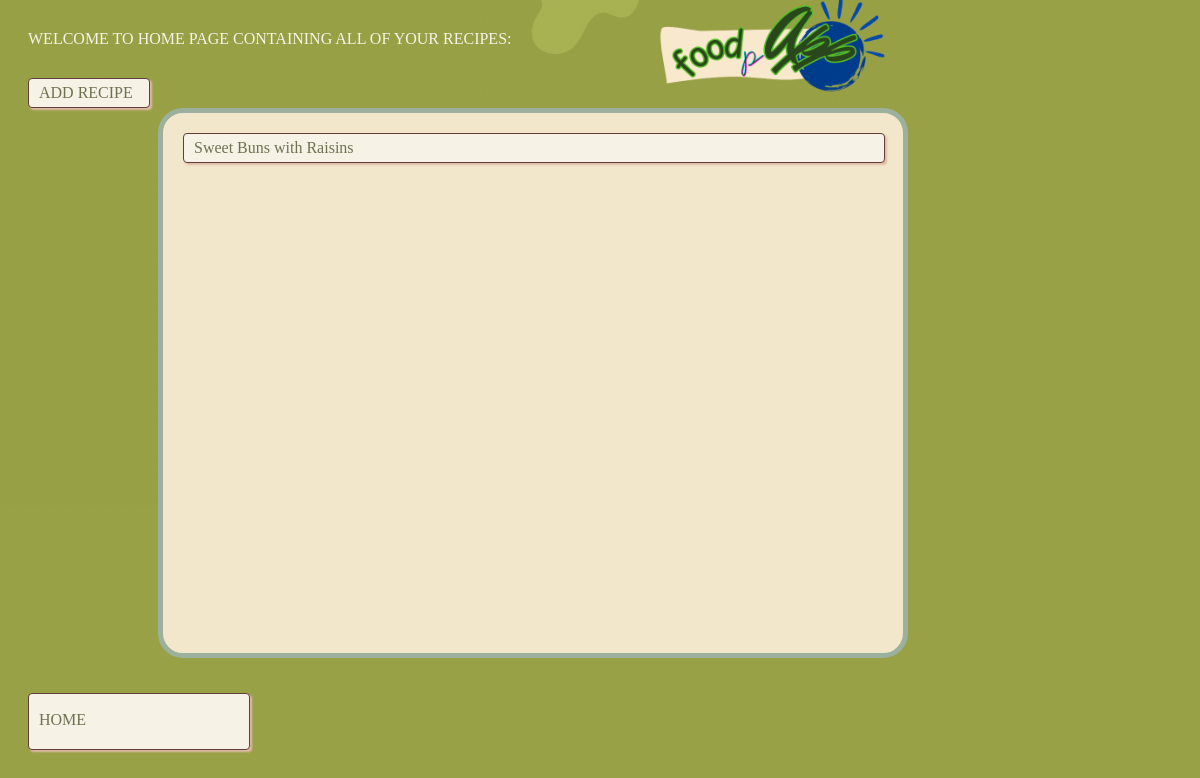
Before: /home/myrecipes (signed in) with the older database file.
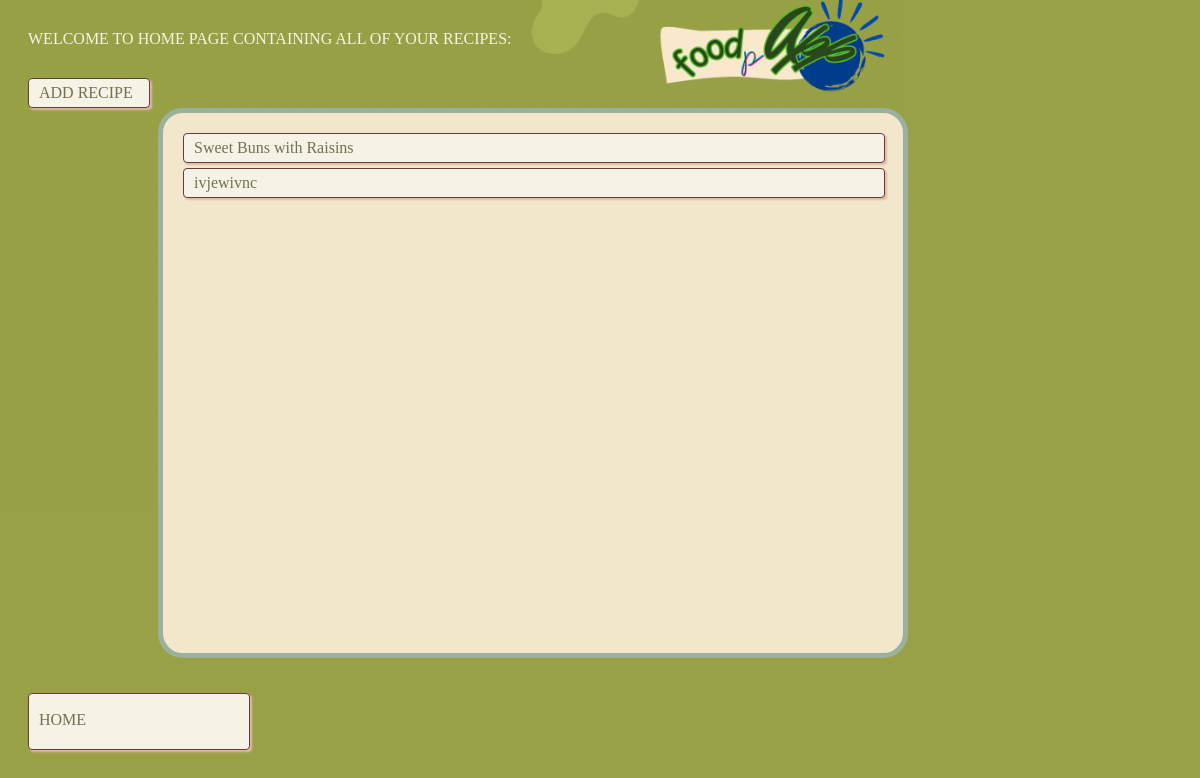
After: the same page with the newer database file.
### app/models.py (models this page shows, shortened)
class Recipe(db.Model):
    id = db.Column(db.Integer, primary_key=True)  # Primary key for recipe ID
    title = db.Column(db.String(80))  # Column for recipe title with a max length of 80 characters
    description = db.Column(db.Text, nullable=False)  # Column for recipe description (non-nullable)
    ingredients = db.Column(db.Text, nullable=False)
    instructions = db.Column(db.Text, nullable=False)
    created = db.Column(db.DateTime, default=datetime.now())  # Timestamp for when the recipe is created
    user_id = db.Column(db.Integer, db.ForeignKey('user.id'))  # Foreign key to associate with a User
    created = db.Column(db.DateTime, default=datetime.now())
    num_of_rating = db.Column(db.Integer, default=0)
    total_rating = db.Column(db.Integer, default=0)
    tags = db.Column(db.JSON, default={})

### app/routes.py (the view)
@myapp_obj.route("/home/myrecipes")
@login_required  # Ensure the user is logged in before accessing this route
def myrecipes():
    recipes = Recipe.query.filter_by(user_id=current_user.id).all();
    return render_template("myrecipes.html", title = "My Recipes", pageClass = "myrecipes", recipes = recipes)  # Render home.html

### app/__init__.py (called while the page is built)
@login.user_loader
def load_user(id):
    return User.query.get(int(id))  # Fetch the user by ID from the database

### app/templates/myrecipes.html
{% extends "base.html" %}
{% block content %}
	<div class = "welcome-text"> WELCOME TO HOME PAGE CONTAINING ALL OF YOUR RECIPES: </div>
	<div class = "links">
		 <a href = "{{url_for('mysinglerecipeadd')}}" id = "mysinglerecipeadd">
			<div class = "button"> ADD RECIPE  </div>
		 </a>
		 <div class = "recipes">
			{% for r in recipes %}
			 <a href = "{{url_for('mysinglerecipeview', num=r.id)}}">
			 	<div class = "button"> {{r.title}} </div>
			 </a>
			 {% endfor %}
		 </div>
	</div>
	<a href = "{{url_for('home')}}" id = "home">
		<div class = "button home-button"> HOME </div>
	</a>
{% endblock %}

Changed rows visible on the page:
added Recipe: title "ivjewivnc"
